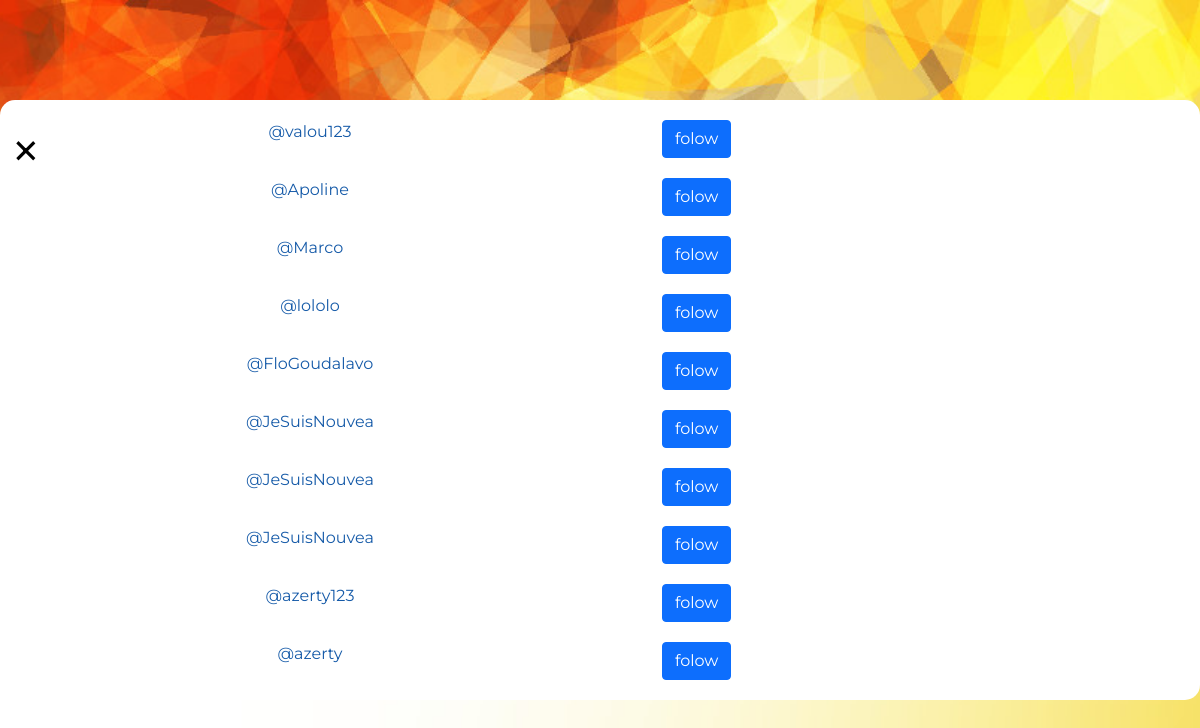
Page /IHM/liker.php?idTweet=131&idUser=2 (signed in) on the committed database.
### tables this page shows
CREATE TABLE `like` (
  `id_like` int(11) NOT NULL,
  `id_user` int(50) NOT NULL,
  `id_tweet` int(50) NOT NULL
);

CREATE TABLE `user` (
  `id_user` int(11) NOT NULL,
  `identifiant` varchar(12) NOT NULL,
  `pseudo` varchar(12) NOT NULL,
  `password` varchar(15) NOT NULL,
  `birthdate` date NOT NULL,
  `bio` varchar(350) NOT NULL
);

### BDD/classUser.php (called while the page is built, shortened)
<?php
class user {
    private $_bdd;
    function __construct($bdd) {
        $this->_bdd = $bdd;
    }
    public function initId($idUser){
        $rawData = $this->_bdd->query("SELECT * FROM user WHERE `id_user` = ".$idUser."");
        $userExist = $rawData->rowCount();
        if($userExist == 1){
            $userData = $rawData->fetch();
            return true;
        } else {
            return false;
        }
    }
}

### BDD/classtweet.php (the view, shortened to what this page needs)
<?php
class tweet
{
    private $_idtweet;
    private $_bdd;
    function __construct($bdd)
    {
        $this->_bdd = $bdd;
    }
    public function getIdtweet()
    {
        return $this->_idtweet;
    }
    public function init($idTweet)
    {
        $rawData = $this->_bdd->prepare("SELECT * from `tweet` WHERE `id_tweet` = ?");
        $rawData->execute(array($idTweet));
        $tweetExist = $rawData->rowCount();
        if ($tweetExist == 1) {
            $userData = $rawData->fetch();
            $this->_user = new user($this->_bdd);
            $this->_user->initId($userData['id_user']);
            $this->_idtweet = $userData['id_tweet'];
            return true;
        } else {
            return false;
        }
    }
    public function afficheLiker()
    {
        $data = $this->_bdd->query("SELECT * FROM `user` INNER JOIN `like` ON user.id_user = like.id_user WHERE like.id_tweet = " . $this->_idtweet . "");
        while ($tabData = $data->fetch()) { ?>
            <form method="POST" action="">
                <div class='row likeur-content'>
                    <div class="col-6 oneLiker">
                        <?php echo "<a class='colorLiker' href='/TwittererLike/IHM/page_profil_user.php?idUser=" . $tabData['id_user'] . "'>";
                        echo "@" . $tabData['identifiant'] ?>
                        </a>
                    </div>
                    <div class="col-2 btnFolow">
                        <input type="submit" class="btn btn-primary" value="folow" name="folows">
                    </div>
                </div>
            </form>
<?php }
    }
}
?>

### IHM/liker.php (shortened to what this page needs)
<?php
include "header.php";
include "../BDD/classUser.php";
include "../BDD/classtweet.php";
$tweet = new tweet($bdd);
$tweet->init($_GET["idTweet"]);
$idStranger = $_GET["idUser"];
?>
<section class="likeur-container">
    <div class="likeur-content">
        <?php echo "<a href='cibleTweet.php?idTweet=" . $tweet->getIdTweet() . "&amp;idUser=".$idStranger."'>"; ?>
        <span id="btnClose" class="btnClose">&times;</span>
        </a>
        <?php $tweet->afficheLiker(); ?>
    </div>
</section>

### assets/css/style.css (style rules this page uses)
a { text-decoration: none; color: black; }
.likeur-container { border-radius: 15px; min-width: 100%; max-height: 600px; position: fixed; top: 0; }
.likeur-content { margin-left: auto; margin-right: auto; background-color: white; max-width: 1350px; max-height: 600px; overflow: auto; padding-top: 10px; padding: 10px; border-radius: 15px; }
.btnClose { position: fixed; font-size: 55px; }
.colorLiker { color: rgb(21, 90, 168); }
.btnFolow { text-align: center; }
.oneLiker { text-align: center; }
@media (min-width: 952px) { .likeur-container { margin-top: 100px; } }
* { padding: 0; margin: 0; text-decoration: none; list-style: none; box-sizing: border-box; }

### rows in the picture
like: id_user.identifiant "valou123"
like: id_user.identifiant "Apoline"
like: id_user.identifiant "Marco"
like: id_user.identifiant "lololo"
like: id_user.identifiant "FloGoudalavo"
like: id_user.identifiant "JeSuisNouvea"
like: id_user.identifiant "JeSuisNouvea"
like: id_user.identifiant "JeSuisNouvea"
like: id_user.identifiant "azerty123"
like: id_user.identifiant "azerty"
